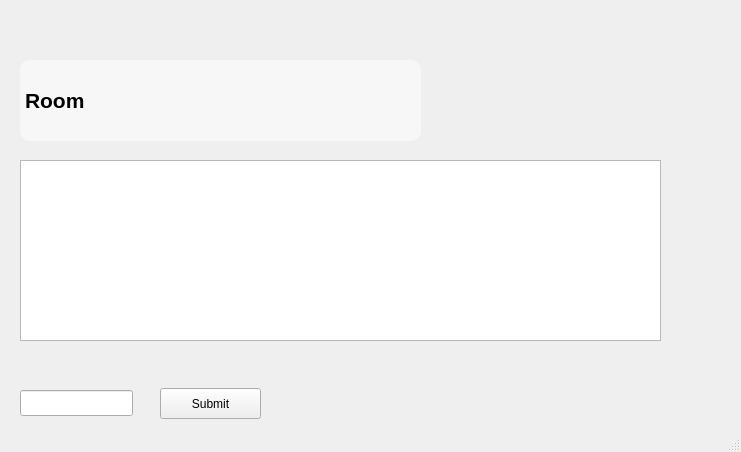
<?xml version="1.0" encoding="UTF-8"?>
<ui version="4.0">
 <class>MainWindow</class>
 <widget class="QMainWindow" name="MainWindow">
  <property name="geometry">
   <rect>
    <x>0</x>
    <y>0</y>
    <width>741</width>
    <height>452</height>
   </rect>
  </property>
  <property name="windowTitle">
   <string>MainWindow</string>
  </property>
  <property name="autoFillBackground">
   <bool>false</bool>
  </property>
  <property name="styleSheet">
   <string notr="true"/>
  </property>
  <widget class="QWidget" name="centralwidget">
   <widget class="QLabel" name="questionLabel">
    <property name="geometry">
     <rect>
      <x>20</x>
      <y>60</y>
      <width>401</width>
      <height>81</height>
     </rect>
    </property>
    <property name="font">
     <font>
      <family>Segoe UI</family>
      <pointsize>16</pointsize>
      <bold>true</bold>
     </font>
    </property>
    <property name="autoFillBackground">
     <bool>false</bool>
    </property>
    <property name="styleSheet">
     <string notr="true">background-color: rgba(255,255,255,128); border-radius: 10px; padding: 5px;
</string>
    </property>
    <property name="text">
     <string>Room</string>
    </property>
    <property name="alignment">
     <set>Qt::AlignmentFlag::AlignJustify|Qt::AlignmentFlag::AlignVCenter</set>
    </property>
    <property name="margin">
     <number>0</number>
    </property>
   </widget>
   <widget class="QLabel" name="healthLabel">
    <property name="geometry">
     <rect>
      <x>20</x>
      <y>360</y>
      <width>111</width>
      <height>21</height>
     </rect>
    </property>
    <property name="font">
     <font>
      <pointsize>11</pointsize>
      <bold>true</bold>
     </font>
    </property>
    <property name="text">
     <string/>
    </property>
   </widget>
   <widget class="QLineEdit" name="answerLineEdit">
    <property name="geometry">
     <rect>
      <x>20</x>
      <y>390</y>
      <width>113</width>
      <height>26</height>
     </rect>
    </property>
    <property name="text">
     <string/>
    </property>
   </widget>
   <widget class="QPushButton" name="submitButton">
    <property name="geometry">
     <rect>
      <x>160</x>
      <y>388</y>
      <width>101</width>
      <height>31</height>
     </rect>
    </property>
    <property name="text">
     <string>Submit</string>
    </property>
   </widget>
   <widget class="QTextEdit" name="puzzleDisplay">
    <property name="geometry">
     <rect>
      <x>20</x>
      <y>160</y>
      <width>641</width>
      <height>181</height>
     </rect>
    </property>
   </widget>
   <widget class="QLabel" name="roomNameLabel">
    <property name="geometry">
     <rect>
      <x>270</x>
      <y>20</y>
      <width>231</width>
      <height>31</height>
     </rect>
    </property>
    <property name="text">
     <string/>
    </property>
   </widget>
  </widget>
  <widget class="QMenuBar" name="menubar">
   <property name="geometry">
    <rect>
     <x>0</x>
     <y>0</y>
     <width>741</width>
     <height>25</height>
    </rect>
   </property>
  </widget>
  <widget class="QStatusBar" name="statusbar"/>
 </widget>
 <resources/>
 <connections/>
</ui>
